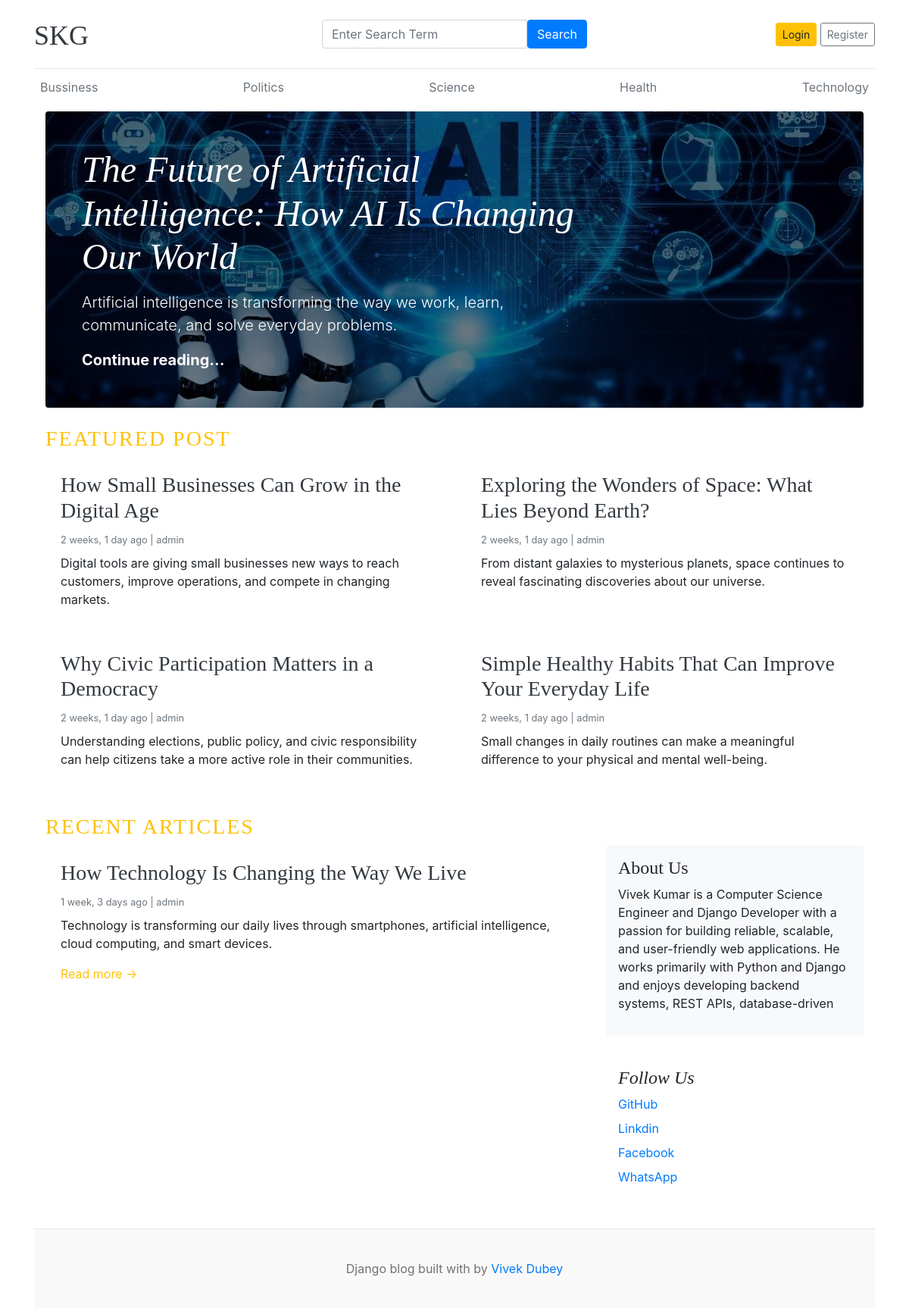
The page / on the database its author committed.
### articles/models.py (models this page shows, shortened)
class Category(models.Model):
    category_name = models.CharField(max_length=50, unique=True)
    created_at = models.DateTimeField(auto_now_add=True)
    updated_at = models.DateTimeField(auto_now=True)
    class Meta:
        verbose_name_plural = 'categories'

class Blog(models.Model):
    title = models.CharField(max_length=100)
    slug = models.SlugField(max_length=150, unique=True, blank=True)
    category = models.ForeignKey(Category, on_delete=models.CASCADE)
    author = models.ForeignKey(User, on_delete=models.CASCADE)
    featured_image = models.ImageField(upload_to='uploads/%Y/%m/%d')
    short_description = models.TextField(max_length=500)
    blog_body = models.TextField(max_length=2000)
    status = models.CharField(max_length=20, choices=STATUS_CHOICES, default="Draft")
    is_featured = models.BooleanField(default=False)
    created_at = models.DateTimeField(auto_now_add=True)
    updated_at = models.DateTimeField(auto_now=True)

class About(models.Model):
    about_heading = models.CharField(max_length=25)
    about_description = models.TextField(max_length=255)
    created_at = models.DateTimeField(auto_now_add=True)
    updated_at = models.DateTimeField(auto_now=True)
    class Meta:
        verbose_name_plural = 'About'

class SocialLink(models.Model):
    platform_model = models.CharField(max_length=25)
    link = models.URLField(max_length=100)
    created_at = models.DateTimeField(auto_now_add=True)
    updated_at = models.DateTimeField(auto_now=True)
    class Meta:
        verbose_name_plural = 'SocialLink'

### articles/views.py (the view)
# urls.py: path('',view=views.home, name='home'),
def home(request):
    featured_post = Blog.objects.filter(
        is_featured=True,
        status='Published'
    ).order_by('updated_at')
    posts = Blog.objects.filter(
        is_featured=False,
        status='Published'
    )
    try:
        about = About.objects.all()
    except:
        about = None
    context = {
        "featured_post": featured_post,
        "posts": posts,
        'about':about,
    }
    return render(request, "home.html", context)

### articles/context_processor.py (called while the page is built)
def get_categories(request):
    categories = Category.objects.all()
    return dict(categories=categories)

def get_social_links(request):
    social_links =SocialLink.objects.all()
    return dict(social_links=social_links)

### templates/home.html
{% extends "base.html" %} {% block content %}
<div class="container">
  {% for post in featured_post %} {% if forloop.first %}
  <div
    class="jumbotron p-3 p-md-5 text-white rounded bg-dark mb-4"
    style="
          background-image: url('{{ post.featured_image.url }}');
          background-blend-mode: overlay;
          background-size: cover;
          background-position: center;
        "
  >
    <div class="col-md-8 px-0">
      <h1 class="display-4 font-italic">{{ post.title }}</h1>
      <p class="lead my-3">{{ post.short_description|truncatewords:20 }}</p>
      <p class="lead mb-0">
        <a
          href="{% url 'blogs' post.slug %}"
          class="text-white font-weight-bold"
        >
          Continue reading...
        </a>
      </p>
    </div>
  </div>
  {% endif %} {% endfor %}
  <h3 class="text-uppercase text-warning" style="letter-spacing: 2px">
    Featured Post
  </h3>
  <div class="row mb-4">
    {% for post in featured_post %} {% if not forloop.first %}
    <div class="col-md-6 mb-3">
      <div class="card border-0 h-100">
        <div class="card-body">
          <h3>
            <a
              href="{% url 'blogs' post.slug %}"
              class="text-dark text-decoration-none"
            >
              {{ post.title }}
            </a>
          </h3>
          <small class="mb-1 text-muted">
            {{ post.created_at|timesince }} ago | {{ post.author }}
          </small>
          <p class="card-text mt-2">
            {{ post.short_description|truncatewords:20 }}
          </p>
        </div>
      </div>
    </div>
    {% endif %} {% empty %}
    <div class="col-12">
      <p>No featured posts found.</p>
    </div>
    {% endfor %}
  </div>
  <h3 class="text-uppercase text-warning" style="letter-spacing: 2px">
    Recent Articles
  </h3>
  <main role="main" class="container p-0">
    <div class="row">
      <div class="col-md-8 blog-main">
        {% for post in posts %}
        <div class="card border-0 mb-3">
          <div class="card-body">
            <h3>
              <a
                href="{% url 'blogs' post.slug %}"
                class="text-dark text-decoration-none"
              >
                {{ post.title }}
              </a>
            </h3>
            <small class="mb-1 text-muted">
              {{ post.created_at|timesince }} ago | {{ post.author }}
            </small>
            <p class="card-text mt-2">
              {{ post.short_description|truncatewords:25 }}
            </p>
            <a
              href="{% url 'blogs' post.slug %}"
              class="text-warning text-decoration-none"
            >
              Read more →
            </a>
          </div>
        </div>
        {% empty %}
        <div class="alert alert-info">No recent articles found.</div>
        {% endfor %}
      </div>
      <aside class="col-md-4 blog-sidebar">
        <div class="p-3 mb-4 bg-light rounded">
        {% for ab in about %}
            <h4>{{ ab.about_heading }}</h4>
            <p>{{ ab.about_description }}</p>
        {% endfor %}
        </div>
        {% if social_links %}
        <div class="p-3 mb-4">
          <h4 class="font-italic">Follow Us</h4>
          <ul class="list-unstyled">
            {% for social in social_links %}
            <li class="mb-2">
              <a href="{{social.link}}" target="_blank"> {{social.platform_model}} </a>
            </li>
            {% endfor %}
          </ul>
        </div>
        {% endif %}
      </aside>
    </div>
  </main>
</div>
{% endblock %}

### templates/base.html (shortened to what this page needs)
{% load static %}
<!doctype html>
<html lang="en">
  <head>
    <link
      href="https://getbootstrap.com/docs/4.0/dist/css/bootstrap.min.css"
      rel="stylesheet"
    />
    <link rel="stylesheet" href="https://cdnjs.cloudflare.com/ajax/libs/font-awesome/4.7.0/css/font-awesome.min.css">
    <link href="{% static 'css/blog.css' %}" rel="stylesheet" />
  </head>
  <body>
    <div class="container">
      <header class="blog-header py-3">
        <div class="row flex-nowrap justify-content-between align-items-center">
          <div class="col-4 pt-1">
            <a class="blog-header-logo text-dark" href="/">SKG</a>
          </div>
          <div class="col-4">
            <form action="{% url "search" %}" method="GET">
              <div class="input-group">
              <input
                type="text"
                class="form-control"
                placeholder="Enter Search Term"
                name="keyword"
                value="{{keyword}}"
              >
              <button
                class="btn btn-primary"
                type="submit"
              >
                Search
              </button>
            </div>
            </form>
          </div>
          <div class="col-4 d-flex justify-content-end align-items-center">
            {% if not user.is_authenticated %}
            <a class="btn btn-sm btn-warning" href="{% url 'login' %}">Login</a> &nbsp;
            <a class="btn btn-sm btn-outline-secondary" href="{% url "register" %}">Register</a>
            {% else %}
            <span><a href="{% url 'dashboard' %}">Dashboard</a></span>
            &emsp;
            <span><a href="{% url 'logout' %}">Logout</a></span>
            {% endif %}
          </div>
        </div>
      </header>
      <div class="nav-scroller py-1 mb-2">
        <nav class="nav d-flex justify-content-between">
          {% for cat in categories %}
          <a class="p-2 text-muted" href="{% url 'post_by_category' cat.id %}"> {{cat.category_name}}</a>
          {% endfor %}
        </nav>
      </div>
{% block content %}
{% endblock%}
    <footer class="blog-footer">
      <p>Django blog built with by <a href="#">Vivek Dubey</a></p>
    </footer>
  </body>
</html>

### static/css/blog.css (style rules this page uses)
.blog-header { border-bottom: 1px solid #e5e5e5; }
.blog-header-logo { font-family: "Playfair Display", Georgia, "Times New Roman", serif; font-size: 2.25rem; }
h1, h2, h3, h4, h5, h6 { font-family: "Playfair Display", Georgia, "Times New Roman", serif; }
.display-4 { font-size: 2.5rem; }
@media (min-width: 768px) { .display-4 { font-size: 3rem; } }
.blog-footer { padding: 2.5rem 0; color: #727272; text-align: center; background-color: #f9f9f9; border-top: .05rem solid #e5e5e5; }
.blog-footer p:last-child { margin-bottom: 0; }

### rows shown on the page
Category: category_name "Bussiness"
Category: category_name "Politics"
Category: category_name "Science"
Category: category_name "Health"
Category: category_name "Technology"
Blog: featured_image (picture), title "The Future of Artificial Intelligence: How AI Is Changing Our World", short_description "Artificial intelligence is transforming the way we work, learn, communicate, and solve everyday problems."
Blog: title "How Small Businesses Can Grow in the Digital Age", created_at "2 weeks, 1 day", author "admin", short_description "Digital tools are giving small businesses new ways to reach customers, improve operations, and compete in changing markets."
Blog: title "Exploring the Wonders of Space: What Lies Beyond Earth?", created_at "2 weeks, 1 day", author "admin", short_description "From distant galaxies to mysterious planets, space continues to reveal fascinating discoveries about our universe."
Blog: title "Why Civic Participation Matters in a Democracy", created_at "2 weeks, 1 day", author "admin", short_description "Understanding elections, public policy, and civic responsibility can help citizens take a more active role in their communities."
Blog: title "Simple Healthy Habits That Can Improve Your Everyday Life", created_at "2 weeks, 1 day", author "admin", short_description "Small changes in daily routines can make a meaningful difference to your physical and mental well-being."
Blog: title "How Technology Is Changing the Way We Live", created_at "1 week, 3 days", author "admin", short_description "Technology is transforming our daily lives through smartphones, artificial intelligence, cloud computing, and smart devices."
About: about_heading "About Us", about_description "Vivek Kumar is a Computer Science Engineer and Django Developer with a passion for building reliable, scalable, and user-friendly web applications. He works primarily with Python and Django and enjoys developing backend systems, REST APIs, database-driven"
SocialLink: platform_model "GitHub"
SocialLink: platform_model "Linkdin"
SocialLink: platform_model "Facebook"
SocialLink: platform_model "WhatsApp"
